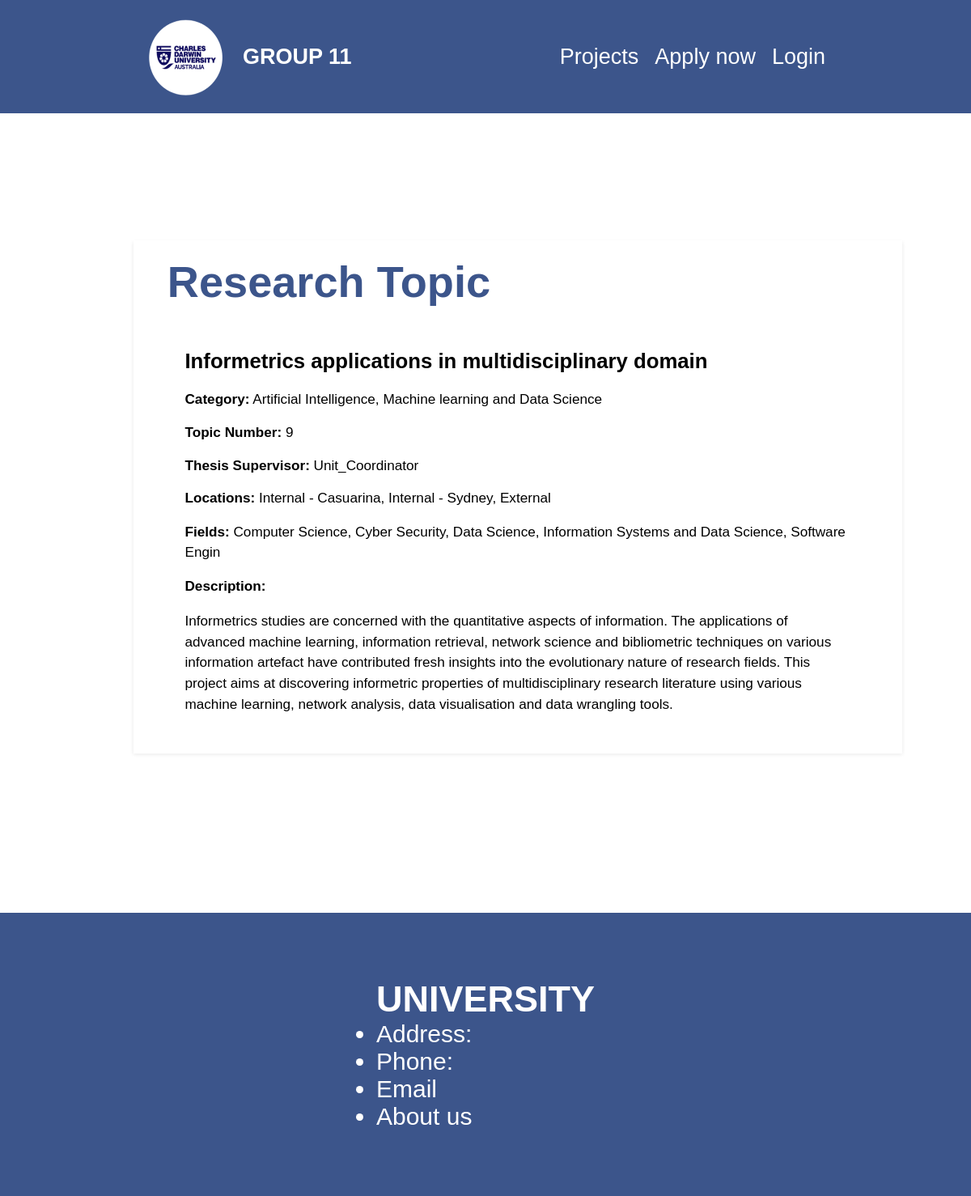
The app's page /project-details/9/ with its own data.
### management/models.py (models this page shows, shortened)
class Project(models.Model):
    supervisor = models.ForeignKey(User, null=True, on_delete=models.SET_NULL) # one to many relationship, one supervisor can have multiple Projects
    title = models.CharField(max_length=100, null=True)
    category = models.CharField(max_length=200, null=True)
    topic_num = models.PositiveIntegerField("Topic number", null=True)
    location = models.CharField("location", max_length=100, null=True)
    research_areas = models.CharField("Fields of study", max_length=100, null=True)
    description = models.TextField(blank=True)

### assignment_4_app/views.py (the view)
# urls.py: path("project-details/<slug:slug>/", views.project_details, name="project-details"), # project-details/proj1 etc... using path transformer other e.g. is int or str
def project_details(request, slug):
        current_project = Project.objects.get(topic_num = slug)
        context = {
            "project": current_project
        }
        return render(request, "assignment_4_app/projectDetails.html", context)

### assignment_4_app/templates/assignment_4_app/projectDetails.html (shortened to what this page needs)
{% extends "base.html" %}
{% load static %}
{% block css_files %}
    <link rel="stylesheet" href="{% static "assignment_4_app/projectDetails.css" %}">
{% endblock %}
{% block content %}
<section class="section">
    <div class="container">
        <h1 class="container__heading">Research Topic</h1>
        <div class="project">
            <h2 class="project__heading">{{ project.title }}</h2>
            <p><strong>Category:</strong> {{ project.category }}</p>
            <p><strong>Topic Number:</strong> {{ project.topic_num }}</p>
            <p><strong>Thesis Supervisor:</strong> {{ project.supervisor }}</p>
            <p><strong>Locations:</strong> {{ project.location }}</p>
            <p><strong>Fields:</strong> {{ project.research_areas }}</p>
            <p><strong>Description: </strong> {{ project.description|linebreaks }}</p>
        </div>
    </div>
</section>
{% endblock content %}

### static/app.css (style rules this page uses)
:root { --color-primary: #3C558B; --color-secondary: white; --color-dark-blue: #4d5c76; --color-grey: #e7e7e7; --color-text-dark: #182620; }
*, *::before, *::after { margin: 0; padding: 0; box-sizing: inherit; font-family: inherit; }
html { font-size: 62.5%; font-family: Arial, sans-serif; }
body { box-sizing: border-box; position: relative; background-color: white; }

### assignment_4_app/static/assignment_4_app/projectDetails.css (style rules this page uses)
.container { width: 100rem; margin: auto; padding: 20px; background-color: #ffffff; box-shadow: 0 2px 5px rgba(0, 0, 0, 0.1); transform: scale(0.95); }
.container * { transform: scale(0.95); }
.container__heading { font-size: 6rem; margin-bottom: 4rem; color: var(--color-primary); }
.project__heading { font-size: 3rem; margin-bottom: 2rem; }
p { font-size: 2rem; margin-bottom: 1.5rem; line-height: 1.5; }

### records on screen
Project: title "Informetrics applications in multidisciplinary domain", category "Artificial Intelligence, Machine learning and Data Science", topic_num "9", supervisor "Unit_Coordinator", location "Internal - Casuarina, Internal - Sydney, External", research_areas "Computer Science, Cyber Security, Data Science, Information Systems and Data Science, Software Engin", description "Informetrics studies are concerned with the quantitative aspects of information. The applications of advanced machine learning, information retrieval, network science and bibliometric techniques on various information artefact have contributed fresh insights into the evolutionary nature of research fields. This project aims at discovering informetric properties of multidisciplinary research literature using various machine learning, network analysis, data visualisation and data wrangling tools."
